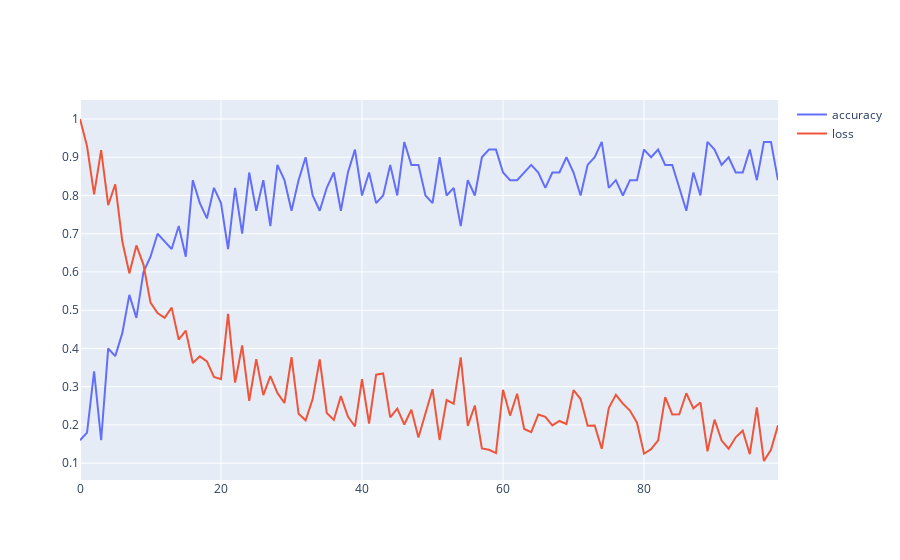

Notebook code cell kept with this figure:
### Code cell
# Now train the model
hidden_layer_sizes = [10]
num_features = len(train_data_features_list[0])
num_classifications = 10
num_iterations = 5000
batch_size = 1
trained_model = rust_machine_learning.BasicNeuralNetwork(hidden_layer_sizes, num_features, num_classifications)
trained_model.set_optimizer_stochastic_gradient_descent(5e-3)
trained_model.train(train_data_features_list, train_data_labels, num_iterations, batch_size)

# Graph performance info
performance_info = trained_model.get_performance_info()
graph_accuracy_loss(performance_info)
